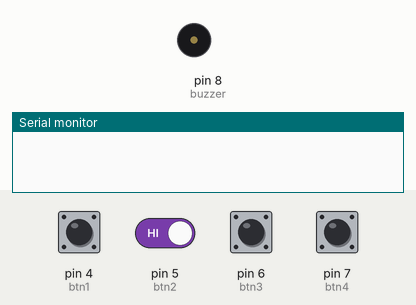
The sketch below on a simulated Arduino Uno, built with avr-gcc and run on an emulated ATmega328P. Parts: buzzer (waves = sounding, pin HIGH), the last lines printed to the serial monitor. The test bench sets the inputs (shaded band); at power-on: pin 4 (btn1), pin 5 (btn2), pin 6 (btn3), pin 7 (btn4) HIGH.

Above: at 1.2 s.
1.3 s: pin 4 (btn1) pulled LOW for 0.15 s
At 1.4 s:
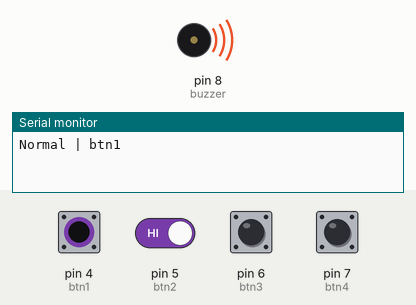
4.4 s: pin 6 (btn3) pulled LOW for 1 s
At 6.7 s:
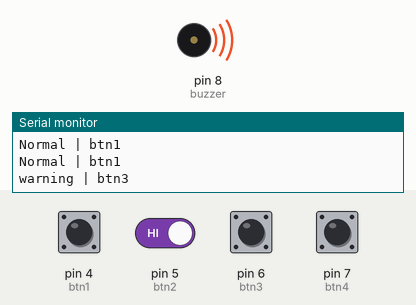
8.4 s: pin 5 (btn2) driven LOW and pin 6 (btn3) driven LOW
Timing chart, 0 to 17.4 s (numbered marks = the images above; inputs shaded):
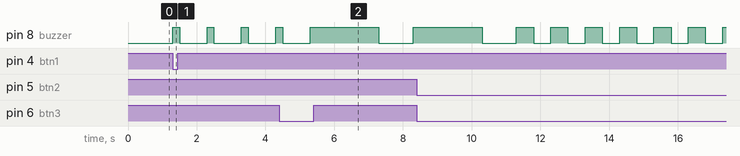

Measured:
- after the input at 1.3 s, pin 8 (buzzer): alternates HIGH for 0.20 s and LOW for 0.80 s, starting at once

The sketch:

Code.ino
```cpp
// Code using delay function

#define buzzer 8

// Pattern selection
int mode;
// 1 = Normal
// 2 = Warning
// 3 = Critical
// 4 = Emergency

#define btn1 4
#define btn2 5
#define btn3 6
#define btn4 7

void setup() {
  Serial.begin(9600);
  pinMode(buzzer, OUTPUT);
  pinMode(btn1, INPUT_PULLUP);
  pinMode(btn2, INPUT_PULLUP);
  pinMode(btn3, INPUT_PULLUP);
  pinMode(btn4, INPUT_PULLUP);
}

void loop() {
  if (digitalRead(btn1) == LOW){
    mode = 1;
  }
  else if (digitalRead(btn2) == LOW){
    mode = 2;
  }
  else if (digitalRead(btn3) == LOW){
    mode = 3;
  }
  else if (digitalRead(btn4) == LOW){
    mode = 4;
  }

  // Run pattern based on mode
  switch (mode) {
    case 1:
      Serial.println("Normal | btn1");
      normalAlert();
      break;
    case 2:
      Serial.println("alert | btn2");
      warningAlert();
      break;
    case 3:
      Serial.println("warning | btn3");
      criticalAlert();
      break;
    case 4:
      Serial.println("emergency | btn4");
      emergencyAlert();
      break;
  }
}

// Pattern 1: Normal Alert (slow beeps)
void normalAlert() {
  digitalWrite(buzzer, HIGH);
  delay(200);
  digitalWrite(buzzer, LOW);
  delay(800);
}

// Pattern 2: Warning (medium speed)
void warningAlert() {
  digitalWrite(buzzer, HIGH);
  delay(500);
  digitalWrite(buzzer, LOW);
  delay(500);
}

// Pattern 3: Critical (long beep)
void criticalAlert() {
  digitalWrite(buzzer, HIGH);
  delay(2000);
  digitalWrite(buzzer, LOW);
  delay(1000);
}

// Pattern 4: Emergency (fast beeps)
void emergencyAlert() {
  digitalWrite(buzzer, HIGH);
  delay(100);
  digitalWrite(buzzer, LOW);
  delay(100);
}


// Code using millis function

// #define buzzer 8
// #define btn1 4
// #define btn2 5
// #define btn3 6
// #define btn4 7

// int mode = 0;

// // Buzzer state
// bool buzzerOn = false;
// unsigned long lastBuzzerTime = 0;

// // {mode1, mode2, mode3, mode4}
// unsigned int onTime[]  = {200, 500, 2000, 100};
// unsigned int offTime[] = {800, 500, 1000, 100};
// /*                        ^    ^     ^     ^
//                           |    |     |     |
//                         mode1 mode2 mode3 mode4*/

// void setup() {
//   Serial.begin(9600);
//   pinMode(buzzer, OUTPUT);
//   pinMode(btn1, INPUT_PULLUP);
//   pinMode(btn2, INPUT_PULLUP);
//   pinMode(btn3, INPUT_PULLUP);
//   pinMode(btn4, INPUT_PULLUP);
// }

// void loop() {
//   // Buttons are checked every loop iteration
//   if (digitalRead(btn1) == LOW)      { mode = 1; Serial.println("Normal | btn1"); }
//   else if (digitalRead(btn2) == LOW) { mode = 2; Serial.println("Warning | btn2"); }
//   else if (digitalRead(btn3) == LOW) { mode = 3; Serial.println("Critical | btn3"); }
//   else if (digitalRead(btn4) == LOW) { mode = 4; Serial.println("Emergency | btn4"); }

//   // Run non-blocking buzzer pattern
//   if (mode > 0) {
//     runBuzzer(onTime[mode - 1], offTime[mode - 1]);
//   }
// }

// void runBuzzer(unsigned int onDuration, unsigned int offDuration) {
//   unsigned long now = millis();
//   unsigned int waitTime = buzzerOn ? onDuration : offDuration;

//   // just checks if enough time has passed each loop.
//   if (now - lastBuzzerTime >= waitTime) {
//     buzzerOn = !buzzerOn;
//     digitalWrite(buzzer, buzzerOn ? HIGH : LOW);
//     lastBuzzerTime = now;
//   }
// }
```
